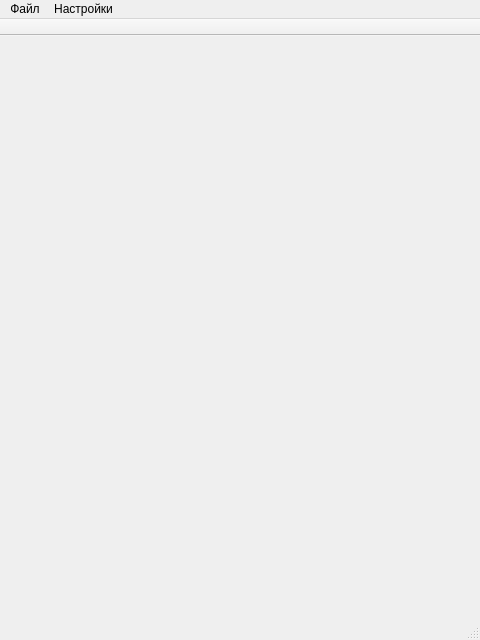
<?xml version="1.0" encoding="UTF-8"?>
<ui version="4.0">
 <class>MainWindow</class>
 <widget class="QMainWindow" name="MainWindow">
  <property name="geometry">
   <rect>
    <x>0</x>
    <y>0</y>
    <width>480</width>
    <height>640</height>
   </rect>
  </property>
  <property name="minimumSize">
   <size>
    <width>240</width>
    <height>320</height>
   </size>
  </property>
  <property name="windowTitle">
   <string>Диспетчер запуска программ</string>
  </property>
  <property name="windowIcon">
   <iconset resource="images.qrc">
    <normaloff>:/images/process.png</normaloff>:/images/process.png</iconset>
  </property>
  <widget class="QWidget" name="centralwidget"/>
  <widget class="QMenuBar" name="menubar">
   <property name="geometry">
    <rect>
     <x>0</x>
     <y>0</y>
     <width>480</width>
     <height>22</height>
    </rect>
   </property>
   <widget class="QMenu" name="file_menu">
    <property name="title">
     <string>Файл</string>
    </property>
   </widget>
   <widget class="QMenu" name="settings_menu">
    <property name="title">
     <string>Настройки</string>
    </property>
    <addaction name="autolaunch_action"/>
    <addaction name="save_output_action"/>
    <addaction name="separator"/>
    <addaction name="tray_show"/>
    <addaction name="separator"/>
    <addaction name="reread_taskslist_action"/>
   </widget>
   <addaction name="file_menu"/>
   <addaction name="settings_menu"/>
  </widget>
  <widget class="QStatusBar" name="statusbar"/>
  <widget class="QToolBar" name="toolbar">
   <property name="windowTitle">
    <string>Панель управления</string>
   </property>
   <property name="movable">
    <bool>false</bool>
   </property>
   <property name="allowedAreas">
    <set>Qt::TopToolBarArea</set>
   </property>
   <property name="floatable">
    <bool>false</bool>
   </property>
   <attribute name="toolBarArea">
    <enum>TopToolBarArea</enum>
   </attribute>
   <attribute name="toolBarBreak">
    <bool>false</bool>
   </attribute>
  </widget>
  <action name="autolaunch_action">
   <property name="checkable">
    <bool>true</bool>
   </property>
   <property name="text">
    <string>Автозапуск</string>
   </property>
   <property name="statusTip">
    <string>Автозапуск задач при старте программы</string>
   </property>
  </action>
  <action name="save_output_action">
   <property name="checkable">
    <bool>true</bool>
   </property>
   <property name="checked">
    <bool>true</bool>
   </property>
   <property name="text">
    <string>Сохранять вывод</string>
   </property>
   <property name="statusTip">
    <string>Сохранение сообщений стандартного вывода</string>
   </property>
  </action>
  <action name="reread_taskslist_action">
   <property name="text">
    <string>Перечитать список задач</string>
   </property>
   <property name="statusTip">
    <string>Обновление списка задач</string>
   </property>
  </action>
  <action name="tray_show">
   <property name="checkable">
    <bool>true</bool>
   </property>
   <property name="checked">
    <bool>false</bool>
   </property>
   <property name="text">
    <string>Сворачивать в трей</string>
   </property>
   <property name="statusTip">
    <string>Отображать значок программы в системном лотке</string>
   </property>
  </action>
 </widget>
 <resources>
  <include location="images.qrc"/>
 </resources>
 <connections/>
</ui>
